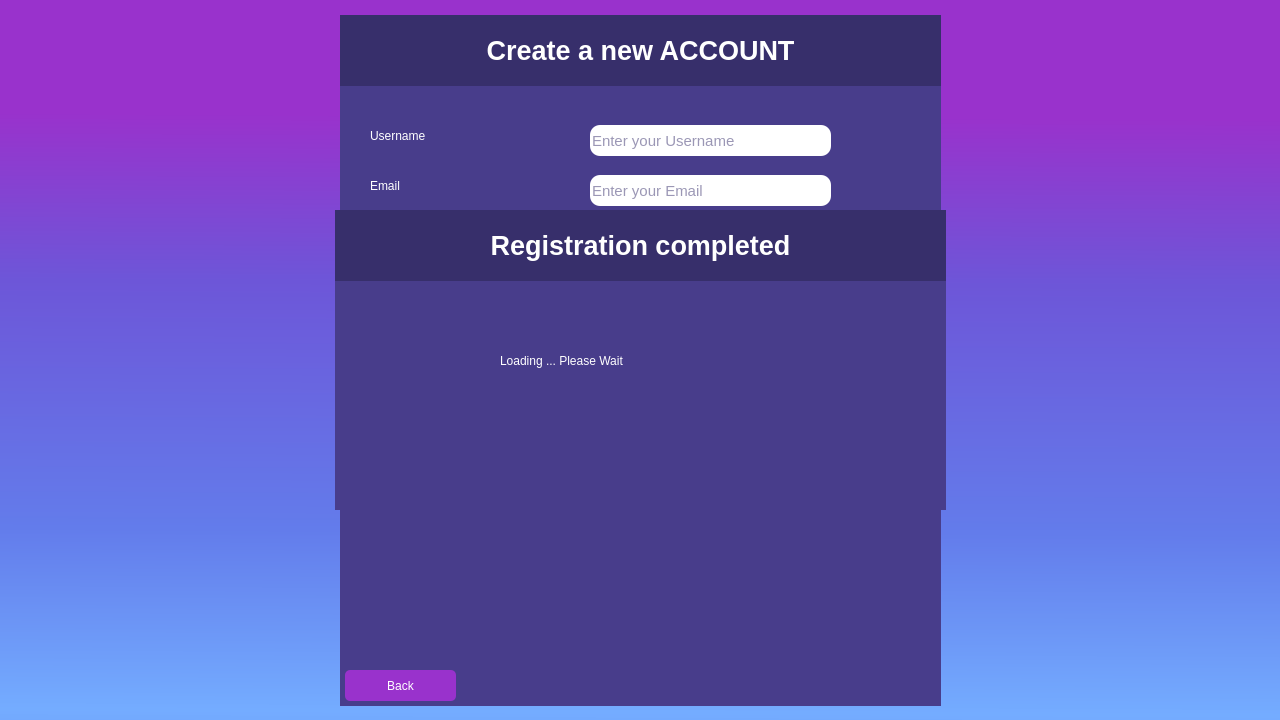
<?xml version="1.0" encoding="UTF-8"?>
<ui version="4.0">
 <class>LoginFormClass</class>
 <widget class="QMainWindow" name="LoginFormClass">
  <property name="geometry">
   <rect>
    <x>0</x>
    <y>0</y>
    <width>1126</width>
    <height>720</height>
   </rect>
  </property>
  <property name="windowTitle">
   <string>LoginForm</string>
  </property>
  <property name="styleSheet">
   <string notr="true">background-color: qlineargradient(spread:reflect, x1:0.988636, y1:0.995, x2:1, y2:0, stop:0 rgba(116, 172, 255, 255), stop:0.251894 rgba(99, 124, 235, 255), stop:0.598485 rgba(109, 86, 216, 255), stop:0.831439 rgba(153, 50, 204, 255));</string>
  </property>
  <widget class="QWidget" name="centralWidget">
   <property name="minimumSize">
    <size>
     <width>1280</width>
     <height>720</height>
    </size>
   </property>
   <property name="maximumSize">
    <size>
     <width>1280</width>
     <height>720</height>
    </size>
   </property>
   <widget class="QWidget" name="LoginForm" native="true">
    <property name="geometry">
     <rect>
      <x>410</x>
      <y>70</y>
      <width>461</width>
      <height>581</height>
     </rect>
    </property>
    <property name="styleSheet">
     <string notr="true">background-color: rgb(72, 61, 139);</string>
    </property>
    <widget class="QLabel" name="LoginTitle">
     <property name="geometry">
      <rect>
       <x>0</x>
       <y>0</y>
       <width>461</width>
       <height>61</height>
      </rect>
     </property>
     <property name="styleSheet">
      <string notr="true">background-color: rgb(55, 47, 107);</string>
     </property>
     <property name="text">
      <string>&lt;html&gt;&lt;head/&gt;&lt;body&gt;&lt;p align=&quot;center&quot;&gt;&lt;span style=&quot; font-size:20pt; font-weight:700; color:#ffffff;&quot;&gt;Log into your ACCOUNT&lt;/span&gt;&lt;/p&gt;&lt;/body&gt;&lt;/html&gt;</string>
     </property>
    </widget>
    <widget class="QLineEdit" name="LoginUsernameField">
     <property name="geometry">
      <rect>
       <x>160</x>
       <y>90</y>
       <width>241</width>
       <height>31</height>
      </rect>
     </property>
     <property name="font">
      <font>
       <family>Segoe UI</family>
       <pointsize>11</pointsize>
       <italic>false</italic>
       <bold>false</bold>
      </font>
     </property>
     <property name="layoutDirection">
      <enum>Qt::LeftToRight</enum>
     </property>
     <property name="styleSheet">
      <string notr="true">font: 11pt &quot;Segoe UI&quot;;
background-color: rgb(255, 255, 255);
color: rgb(55, 47, 107);
border: 2px;
border-radius: 10px;
</string>
     </property>
     <property name="text">
      <string/>
     </property>
     <property name="placeholderText">
      <string>Enter your Username</string>
     </property>
    </widget>
    <widget class="QLineEdit" name="LoginPasswordField">
     <property name="geometry">
      <rect>
       <x>160</x>
       <y>141</y>
       <width>241</width>
       <height>31</height>
      </rect>
     </property>
     <property name="styleSheet">
      <string notr="true">font: 11pt &quot;Segoe UI&quot;;
background-color: rgb(255, 255, 255);
color: rgb(55, 47, 107);
border: 2px;
border-radius: 10px;</string>
     </property>
     <property name="text">
      <string/>
     </property>
     <property name="echoMode">
      <enum>QLineEdit::Password</enum>
     </property>
     <property name="placeholderText">
      <string>Enter your Password</string>
     </property>
    </widget>
    <widget class="QPushButton" name="LoginButton">
     <property name="geometry">
      <rect>
       <x>180</x>
       <y>200</y>
       <width>111</width>
       <height>31</height>
      </rect>
     </property>
     <property name="cursor">
      <cursorShape>ArrowCursor</cursorShape>
     </property>
     <property name="contextMenuPolicy">
      <enum>Qt::DefaultContextMenu</enum>
     </property>
     <property name="styleSheet">
      <string notr="true">color: rgb(255, 255, 255);
font: 700 14pt &quot;Segoe UI&quot;;
background-color: rgb(48, 180, 33);
border: 1px;
border-radius: 5px;
</string>
     </property>
     <property name="text">
      <string>Login</string>
     </property>
     <property name="flat">
      <bool>false</bool>
     </property>
    </widget>
    <widget class="QPushButton" name="LoginRegisterButton">
     <property name="geometry">
      <rect>
       <x>180</x>
       <y>460</y>
       <width>111</width>
       <height>31</height>
      </rect>
     </property>
     <property name="styleSheet">
      <string notr="true">background-color: rgb(153, 50, 204);
color: rgb(255, 255, 255);
font: 700 14pt &quot;Segoe UI&quot;;
border: 1px;
border-radius: 5px;</string>
     </property>
     <property name="text">
      <string>Register</string>
     </property>
    </widget>
    <widget class="QLabel" name="LoginUsernameLabel">
     <property name="geometry">
      <rect>
       <x>30</x>
       <y>90</y>
       <width>111</width>
       <height>21</height>
      </rect>
     </property>
     <property name="styleSheet">
      <string notr="true">font: 700 15pt &quot;Segoe UI&quot;;

color: rgb(255, 255, 255);
</string>
     </property>
     <property name="text">
      <string>Username</string>
     </property>
    </widget>
    <widget class="QLabel" name="LoginPasswordLabel">
     <property name="geometry">
      <rect>
       <x>30</x>
       <y>140</y>
       <width>111</width>
       <height>21</height>
      </rect>
     </property>
     <property name="styleSheet">
      <string notr="true">font: 700 15pt &quot;Segoe UI&quot;;
color: rgb(255, 255, 255);
</string>
     </property>
     <property name="text">
      <string>Password</string>
     </property>
    </widget>
    <widget class="QLabel" name="LoginRegisterLabel">
     <property name="geometry">
      <rect>
       <x>70</x>
       <y>420</y>
       <width>331</width>
       <height>31</height>
      </rect>
     </property>
     <property name="styleSheet">
      <string notr="true">font: 14pt &quot;Segoe UI&quot;;
color: rgb(255, 255, 255);</string>
     </property>
     <property name="text">
      <string>Don't have an account? Register now!</string>
     </property>
    </widget>
    <widget class="QLabel" name="LoginErrorLabel">
     <property name="geometry">
      <rect>
       <x>8</x>
       <y>300</y>
       <width>451</width>
       <height>81</height>
      </rect>
     </property>
     <property name="styleSheet">
      <string notr="true">font: 700 16pt &quot;Segoe UI&quot;;
color: rgb(255, 60, 60);</string>
     </property>
     <property name="text">
      <string/>
     </property>
     <property name="alignment">
      <set>Qt::AlignCenter</set>
     </property>
    </widget>
   </widget>
   <widget class="QWidget" name="RegisterForm" native="true">
    <property name="geometry">
     <rect>
      <x>340</x>
      <y>15</y>
      <width>601</width>
      <height>691</height>
     </rect>
    </property>
    <property name="styleSheet">
     <string notr="true">background-color: rgb(72, 61, 139);</string>
    </property>
    <widget class="QLabel" name="RegisterTitle">
     <property name="geometry">
      <rect>
       <x>0</x>
       <y>0</y>
       <width>601</width>
       <height>71</height>
      </rect>
     </property>
     <property name="styleSheet">
      <string notr="true">background-color: rgb(55, 47, 107);</string>
     </property>
     <property name="text">
      <string>&lt;html&gt;&lt;head/&gt;&lt;body&gt;&lt;p align=&quot;center&quot;&gt;&lt;span style=&quot; font-size:20pt; font-weight:700; color:#ffffff;&quot;&gt;Create a new ACCOUNT&lt;/span&gt;&lt;/p&gt;&lt;/body&gt;&lt;/html&gt;</string>
     </property>
    </widget>
    <widget class="QLabel" name="RegisterPasswordLabel">
     <property name="geometry">
      <rect>
       <x>30</x>
       <y>210</y>
       <width>191</width>
       <height>21</height>
      </rect>
     </property>
     <property name="styleSheet">
      <string notr="true">font: 700 15pt &quot;Segoe UI&quot;;
color: rgb(255, 255, 255);
</string>
     </property>
     <property name="text">
      <string>Password</string>
     </property>
    </widget>
    <widget class="QLabel" name="RegisterUsernameLabel">
     <property name="geometry">
      <rect>
       <x>30</x>
       <y>110</y>
       <width>191</width>
       <height>21</height>
      </rect>
     </property>
     <property name="styleSheet">
      <string notr="true">font: 700 15pt &quot;Segoe UI&quot;;

color: rgb(255, 255, 255);
</string>
     </property>
     <property name="text">
      <string>Username</string>
     </property>
    </widget>
    <widget class="QLineEdit" name="RegisterUsernameField">
     <property name="geometry">
      <rect>
       <x>250</x>
       <y>110</y>
       <width>241</width>
       <height>31</height>
      </rect>
     </property>
     <property name="font">
      <font>
       <family>Segoe UI</family>
       <pointsize>11</pointsize>
       <italic>false</italic>
       <bold>false</bold>
      </font>
     </property>
     <property name="layoutDirection">
      <enum>Qt::LeftToRight</enum>
     </property>
     <property name="styleSheet">
      <string notr="true">font: 11pt &quot;Segoe UI&quot;;
background-color: rgb(255, 255, 255);
color: rgb(55, 47, 107);
border: 2px;
border-radius: 10px;</string>
     </property>
     <property name="text">
      <string/>
     </property>
     <property name="placeholderText">
      <string>Enter your Username</string>
     </property>
    </widget>
    <widget class="QLineEdit" name="RegisterPasswordField">
     <property name="geometry">
      <rect>
       <x>250</x>
       <y>210</y>
       <width>241</width>
       <height>31</height>
      </rect>
     </property>
     <property name="styleSheet">
      <string notr="true">font: 11pt &quot;Segoe UI&quot;;
background-color: rgb(255, 255, 255);
color: rgb(55, 47, 107);
border: 2px;
border-radius: 10px;</string>
     </property>
     <property name="text">
      <string/>
     </property>
     <property name="echoMode">
      <enum>QLineEdit::Password</enum>
     </property>
     <property name="placeholderText">
      <string>Enter your Password</string>
     </property>
    </widget>
    <widget class="QLabel" name="RegisterConfirmpasswordLabel">
     <property name="geometry">
      <rect>
       <x>30</x>
       <y>260</y>
       <width>191</width>
       <height>21</height>
      </rect>
     </property>
     <property name="styleSheet">
      <string notr="true">font: 700 15pt &quot;Segoe UI&quot;;
color: rgb(255, 255, 255);
</string>
     </property>
     <property name="text">
      <string>Confirm Password</string>
     </property>
    </widget>
    <widget class="QLabel" name="RegisterEmailLabel">
     <property name="geometry">
      <rect>
       <x>30</x>
       <y>160</y>
       <width>191</width>
       <height>21</height>
      </rect>
     </property>
     <property name="styleSheet">
      <string notr="true">font: 700 15pt &quot;Segoe UI&quot;;

color: rgb(255, 255, 255);
</string>
     </property>
     <property name="text">
      <string>Email</string>
     </property>
    </widget>
    <widget class="QLineEdit" name="RegisterEmailField">
     <property name="geometry">
      <rect>
       <x>250</x>
       <y>160</y>
       <width>241</width>
       <height>31</height>
      </rect>
     </property>
     <property name="font">
      <font>
       <family>Segoe UI</family>
       <pointsize>11</pointsize>
       <italic>false</italic>
       <bold>false</bold>
      </font>
     </property>
     <property name="contextMenuPolicy">
      <enum>Qt::DefaultContextMenu</enum>
     </property>
     <property name="layoutDirection">
      <enum>Qt::LeftToRight</enum>
     </property>
     <property name="styleSheet">
      <string notr="true">font: 11pt &quot;Segoe UI&quot;;
background-color: rgb(255, 255, 255);
color: rgb(55, 47, 107);
border: 2px;
border-radius: 10px;</string>
     </property>
     <property name="text">
      <string/>
     </property>
     <property name="placeholderText">
      <string>Enter your Email</string>
     </property>
    </widget>
    <widget class="QLineEdit" name="RegisterConfirmPassword">
     <property name="geometry">
      <rect>
       <x>250</x>
       <y>260</y>
       <width>241</width>
       <height>31</height>
      </rect>
     </property>
     <property name="styleSheet">
      <string notr="true">font: 11pt &quot;Segoe UI&quot;;
background-color: rgb(255, 255, 255);
color: rgb(55, 47, 107);
border: 2px;
border-radius: 10px;</string>
     </property>
     <property name="text">
      <string/>
     </property>
     <property name="echoMode">
      <enum>QLineEdit::Password</enum>
     </property>
     <property name="placeholderText">
      <string>Confirm your Password</string>
     </property>
    </widget>
    <widget class="QPushButton" name="RegisterButton">
     <property name="geometry">
      <rect>
       <x>245</x>
       <y>350</y>
       <width>111</width>
       <height>31</height>
      </rect>
     </property>
     <property name="styleSheet">
      <string notr="true">background-color: rgb(48, 180, 33);
color: rgb(255, 255, 255);
font: 700 14pt &quot;Segoe UI&quot;;
border: 1px;
border-radius: 5px;
</string>
     </property>
     <property name="text">
      <string>Register</string>
     </property>
    </widget>
    <widget class="QPushButton" name="RegisterBackButton">
     <property name="geometry">
      <rect>
       <x>5</x>
       <y>655</y>
       <width>111</width>
       <height>31</height>
      </rect>
     </property>
     <property name="styleSheet">
      <string notr="true">background-color: rgb(153, 50, 204);
color: rgb(255, 255, 255);
font: 700 14pt &quot;Segoe UI&quot;;
border: 1px;
border-radius: 5px;
</string>
     </property>
     <property name="text">
      <string>Back</string>
     </property>
     <property name="autoDefault">
      <bool>false</bool>
     </property>
     <property name="default">
      <bool>false</bool>
     </property>
     <property name="flat">
      <bool>false</bool>
     </property>
    </widget>
    <widget class="QLabel" name="RegisterErrorLabel">
     <property name="geometry">
      <rect>
       <x>0</x>
       <y>400</y>
       <width>591</width>
       <height>241</height>
      </rect>
     </property>
     <property name="styleSheet">
      <string notr="true">font: 700 16pt &quot;Segoe UI&quot;;
color: rgb(255, 60, 60);</string>
     </property>
     <property name="text">
      <string/>
     </property>
     <property name="alignment">
      <set>Qt::AlignCenter</set>
     </property>
    </widget>
   </widget>
   <widget class="QWidget" name="RegistrationConfirmationForm" native="true">
    <property name="geometry">
     <rect>
      <x>335</x>
      <y>210</y>
      <width>611</width>
      <height>300</height>
     </rect>
    </property>
    <property name="styleSheet">
     <string notr="true">background-color: rgb(72, 61, 139);</string>
    </property>
    <widget class="QLabel" name="RegistrationConfirmationTitle">
     <property name="geometry">
      <rect>
       <x>0</x>
       <y>0</y>
       <width>611</width>
       <height>71</height>
      </rect>
     </property>
     <property name="styleSheet">
      <string notr="true">background-color: rgb(55, 47, 107);</string>
     </property>
     <property name="text">
      <string>&lt;html&gt;&lt;head/&gt;&lt;body&gt;&lt;p align=&quot;center&quot;&gt;&lt;span style=&quot; font-size:20pt; font-weight:700; color:#ffffff;&quot;&gt;Registration completed&lt;/span&gt;&lt;/p&gt;&lt;/body&gt;&lt;/html&gt;</string>
     </property>
    </widget>
    <widget class="QLabel" name="RegistrationConfirmationText">
     <property name="geometry">
      <rect>
       <x>0</x>
       <y>120</y>
       <width>611</width>
       <height>61</height>
      </rect>
     </property>
     <property name="styleSheet">
      <string notr="true">font: 700 15pt &quot;Segoe UI&quot;;

color: rgb(255, 255, 255);
</string>
     </property>
     <property name="text">
      <string>Thank you for registering, you can now log in into your account!</string>
     </property>
     <property name="alignment">
      <set>Qt::AlignCenter</set>
     </property>
    </widget>
    <widget class="QLabel" name="RegistrationConfirmationText_2">
     <property name="geometry">
      <rect>
       <x>0</x>
       <y>170</y>
       <width>611</width>
       <height>61</height>
      </rect>
     </property>
     <property name="styleSheet">
      <string notr="true">font: 700 15pt &quot;Segoe UI&quot;;

color: rgb(255, 255, 255);
</string>
     </property>
     <property name="text">
      <string>An information e-mail has been sent to your specified adress</string>
     </property>
     <property name="alignment">
      <set>Qt::AlignCenter</set>
     </property>
    </widget>
   </widget>
   <widget class="QWidget" name="LoggingWait" native="true">
    <property name="geometry">
     <rect>
      <x>340</x>
      <y>290</y>
      <width>601</width>
      <height>141</height>
     </rect>
    </property>
    <property name="styleSheet">
     <string notr="true">background-color: rgb(72, 61, 139);</string>
    </property>
    <widget class="QLabel" name="LoadingLabel">
     <property name="geometry">
      <rect>
       <x>160</x>
       <y>50</y>
       <width>381</width>
       <height>41</height>
      </rect>
     </property>
     <property name="styleSheet">
      <string notr="true">color: rgb(255, 255, 255);
font: 700 18pt &quot;Segoe UI&quot;;</string>
     </property>
     <property name="text">
      <string>Loading ... Please Wait</string>
     </property>
    </widget>
   </widget>
  </widget>
 </widget>
 <layoutdefault spacing="6" margin="11"/>
 <resources>
  <include location="LoginForm.qrc"/>
 </resources>
 <connections/>
</ui>
